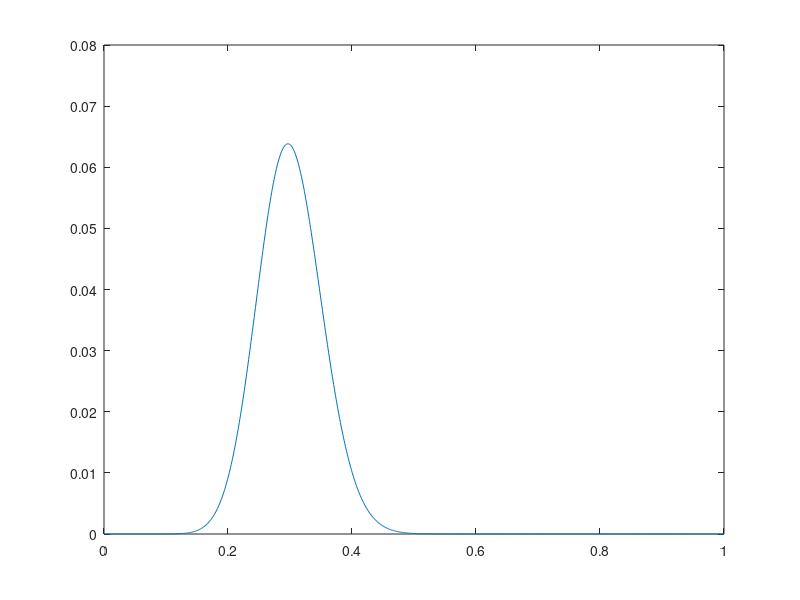
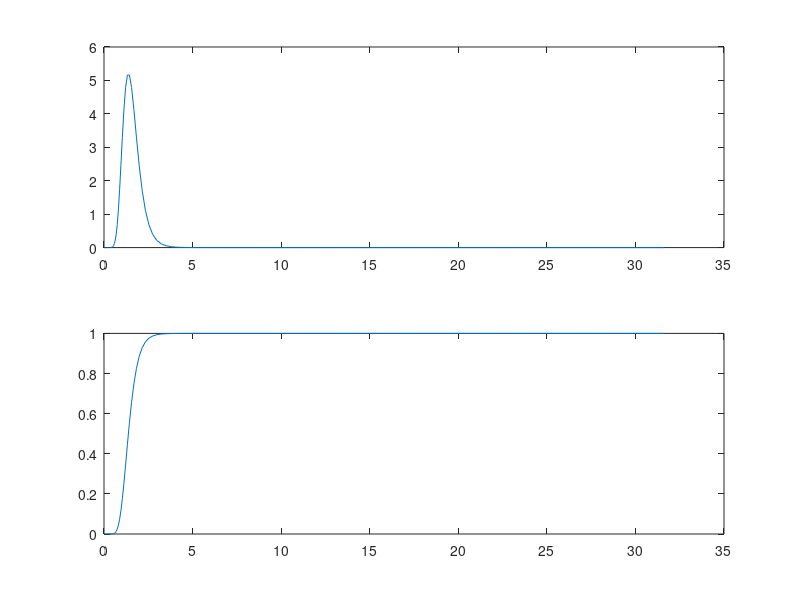

Reproduce these figures in MATLAB, in order. (Note: this script raises an error after producing the figures.)
% test binomial

% 62.0000   62.0000   61.0000   57.0000   46.0000
%  41.0000   41.0000   39.0000   33.0000   27.0000
clear all

p_vec = linspace(0,1,1000)

N1 = 62; x1 = 16;
N2 = 41; x2 = 14;

% N1 = 61; x1 = 4;
% N2 = 39; x2 = 6;



% N1 = 57; x1 = 11;
% N2 = 33; x2 = 6;

for cnt_p1 = 1:length(p_vec)
%     for cnt_p2 = 1:length(p_vec)

    
%     p1(cnt_p1,cnt_p2) = binocdf(x1,N1,p_vec(cnt_p1));
%     p2(cnt_p1,cnt_p2)= 1- binocdf(x2,N2,p_vec(cnt_p2));
    
    P(cnt_p1) =  binocdf(x1,N1,p_vec(cnt_p1))*(1- binocdf(x2,N2,p_vec(cnt_p1)));
%     DP(cnt_p1,cnt_p2) = abs(p_vec(cnt_p1)-p_vec(cnt_p2));
    
%     end
end

figure(1)
plot(p_vec,P);

r_vec = logspace(-2,1.5,100);
p_young = binopdf(x1,N1,p_vec)/trapz(p_vec,binopdf(x1,N1,p_vec));
p_old = binopdf(x2,N2,p_vec)/trapz(p_vec,binopdf(x2,N2,p_vec));

for cnt_r = 1:length(r_vec)
    for cnt_x = 1:length(p_vec)
        
        
        x = p_vec(cnt_x);
        r = r_vec(cnt_r);
        y = x/r;
        
        [val,ind] = min((abs(y-p_vec)));
        
        
        p_r(cnt_r,cnt_x) = p_old(cnt_x)*p_young(ind);
        
        
        
        
    end
    
    P_R(cnt_r) = trapz(p_vec,p_r(cnt_r,:));
    xx = 1:cnt_r;
    yy = P_R(1:cnt_r);
    if cnt_r ==1
        C_R(cnt_r) =0;
        
    else
        
        C_R(cnt_r) = trapz(xx,yy);
    end
end

figure(2)
subplot(2,1,1);
plot(r_vec,P_R)
subplot(2,1,2);
plot(r_vec,C_R/max(C_R))

% PP =  binocdf(x1,N1,x2/N2)*(1- binocdf(x2,N2,x2/N2))
% 
% % surf(p_vec,p_vec,P);
% % figure
% % plot(p_vec,diag(P));
% % figure
% % plot(DP,P);
% % figure
% % ind = P<0.05;
% % plot(DP(ind))
% 
% figure(2)
% plot(p_vec,binocdf(x1,N1,p_vec));hold on
% plot(p_vec,binocdf(x2,N2,p_vec));hold on
% 
[val,ind_up] = min(abs(binocdf(x1,N1,p_vec)-0.05/2))
[val,ind_down] = min(abs(binocdf(x1,N1,p_vec)-(1-0.05/2)))
x1/N1
p_vec(ind_up)
p_vec(ind_down)

[val,ind_up] = min(abs(binocdf(x2,N2,p_vec)-0.05/2))
[val,ind_down] = min(abs(binocdf(x2,N2,p_vec)-(1-0.05/2)))
x2/N2
p_vec(ind_up)
p_vec(ind_down)
% 
% 
% pp1 = diff(1-binocdf(x1,N1,p_vec))./diff(p_vec)
% pp2 = diff(1-binocdf(x2,N2,p_vec))./diff(p_vec)
% 
% trapz(p_vec(2:end),pp1)
% cdf1 = 1-binocdf(x1,N1,p_vec);
% cdf2 = 1-binocdf(x1,N1,p_vec);
% 
% inv_cdf1 = 10
% 
% for cnt_p1 = 1:length(p_vec(2:end))
%     for cnt_p2 = 1:length(p_vec(2:end))
% 
%         p_r(cnt_p1,cnt_p2) = pp1(cnt_p1).*pp2(cnt_p2);
%         cdf_r(cnt_p1,cnt_p2) = cdf1(cnt_p1).*cdf2(cnt_p2);
%         r(cnt_p1,cnt_p2) = log(p_vec(cnt_p1))-log(p_vec(cnt_p2));
%         
%     end
% end
% 
% 
% for cnt_p1 = 1:length(p_vec)
%     for cnt_p2 = 1:length(p_vec)
% 
%  
%         cdf_r(cnt_p1,cnt_p2) = cdf1(cnt_p1).*cdf2(cnt_p2);
%         r(cnt_p1,cnt_p2) = p_vec(cnt_p1)/(p_vec(cnt_p2));
%         
%     end
% end
% 
% 
% figure
% surf(p_vec(2:end),p_vec(2:end),p_r)
% 
% figure
% surf(p_vec,p_vec,cdf_r)
% 
% 
% [val,ind_up] = min(abs(binocdf(x1,N1,p_vec)-sqrt(0.025)))
% [val,ind_down] = min(abs(binocdf(x1,N1,p_vec)-(1-sqrt(0.025))))
% u1 = p_vec(ind_up)
% d1 = p_vec(ind_down)
% 
% [val,ind_up] = min(abs(binocdf(x2,N2,p_vec)-sqrt(0.025)))
% [val,ind_down] = min(abs(binocdf(x2,N2,p_vec)-(1-sqrt(0.025))))
% u2 = p_vec(ind_up)
% d2 = p_vec(ind_down)
% 
% ind = find(cdf_r<0.05);
% r(ind)
% 
% 
% 1.96*sqrt(x1/N1*(1-x1/N1)/N1)
% 1.96*sqrt(x2/N2*(1-x2/N2)/N2)
% 
% plot(p_vec,binopdf(x1,N1,p_vec)/trapz(p_vec,binopdf(x1,N1,p_vec)))
% 
%  1-betainv(0.05/2,N1-x1,x1+1)
%  1-betainv(1-0.05/2,N1-x1+1,x1)
%  
%  1-betainv(0.05/2,N2-x2,x2+1)
%  1-betainv(1-0.05/2,N2-x2+1,x2)
%%
% N1 = 57; x1 = 11;
% N2 = 33; x2 = 6;

N1 = 61; x1 = 4;
N2 = 39; x2 = 6;

type = [zeros(1,N1) ones(1,N2)];

data = [ones(1,N1-x1) ones(1,x1) ones(1,N2-x2) ones(1,x2)];

cen = [ones(1,N1-x1) zeros(1,x1) ones(1,N2-x2) zeros(1,x2)];

    [b,logl,H,stats] = coxphfit(type,data,'Censoring',cen)
